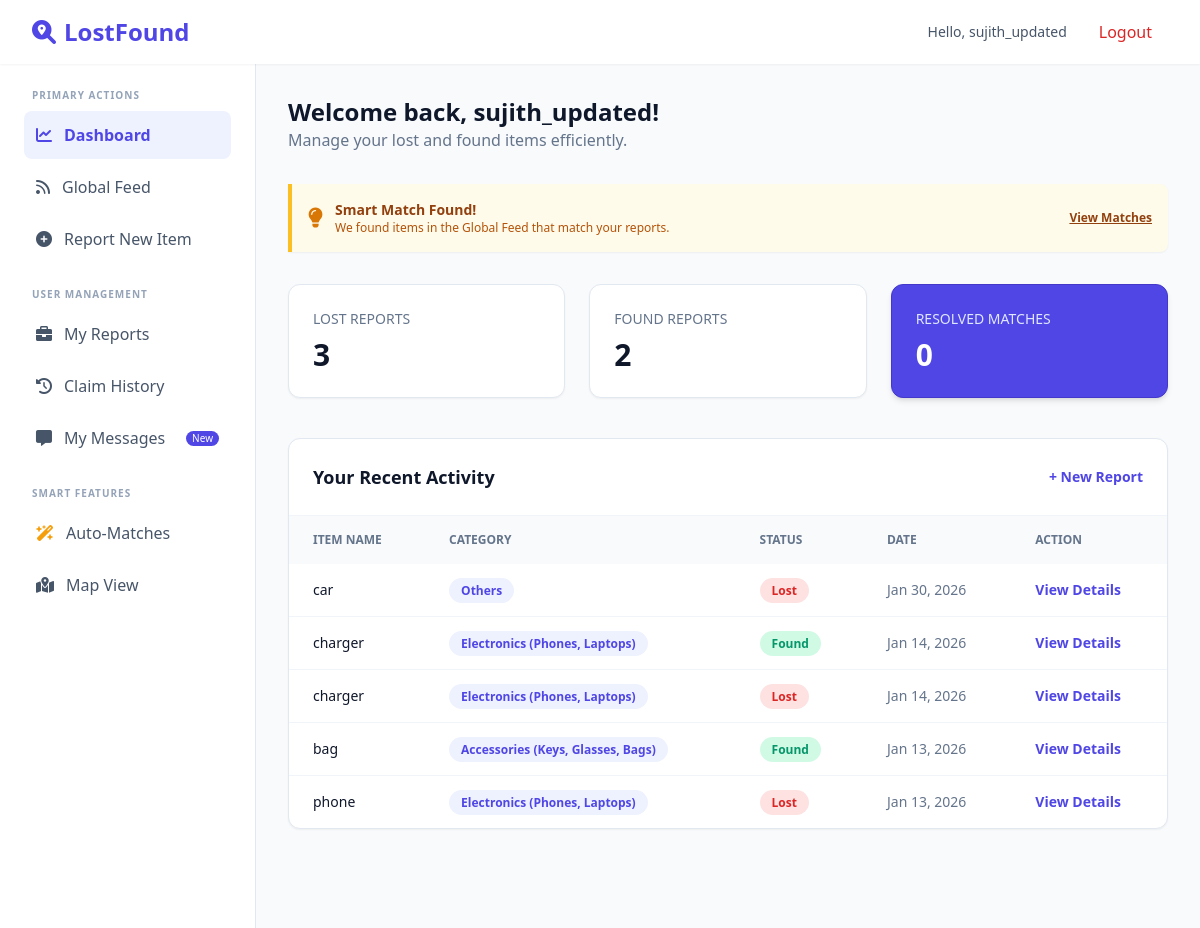
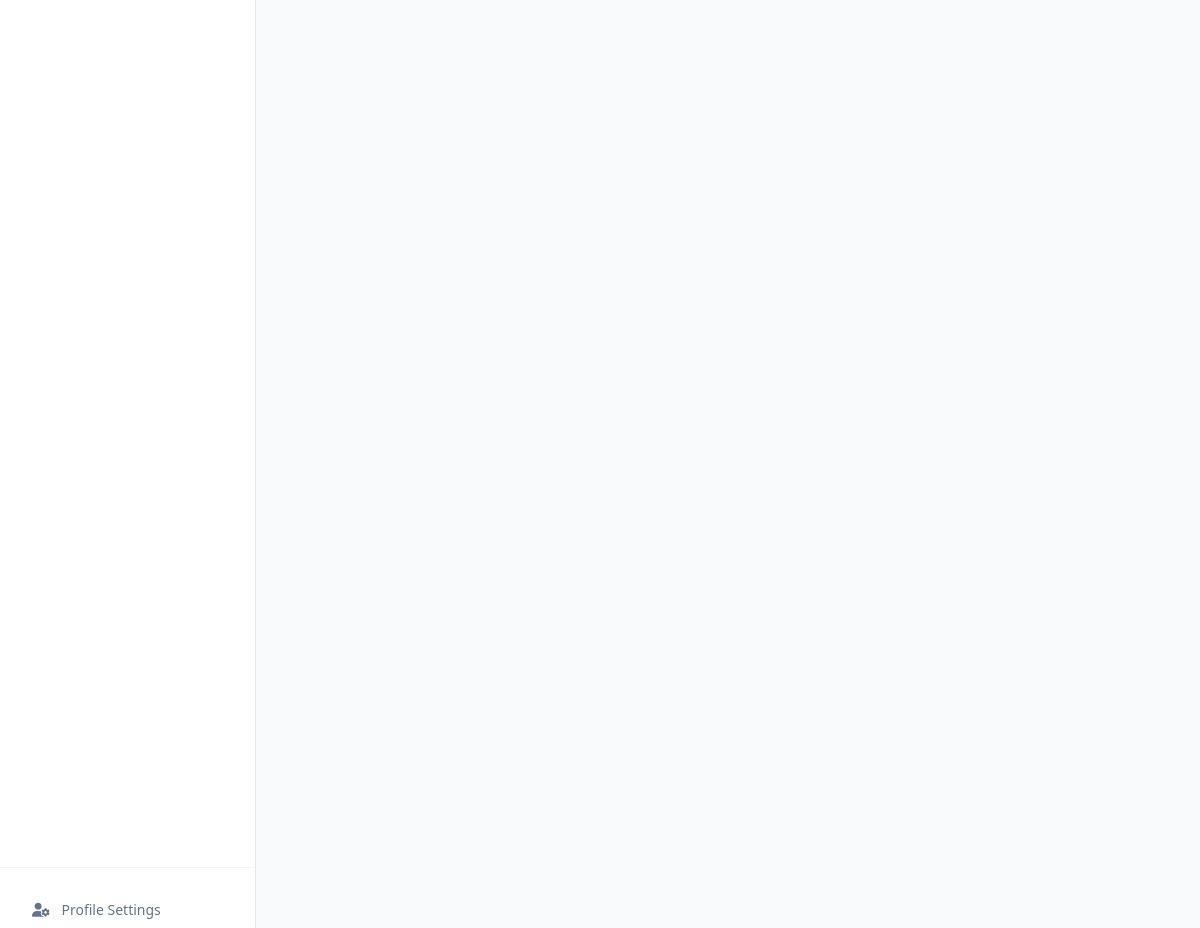
The page /items/dashboard/ (signed in) on the database its author committed (2 pictures, top to bottom).
### accounts/models.py (models this page shows, shortened)
class CustomUser(AbstractUser):
    USER_TYPE_CHOICES = [
        ('normal', 'Normal User'),
        ('admin', 'Administrator'),
    ]
    ACCOUNT_STATUS_CHOICES = [
        ('active', 'Active'),
        ('suspended', 'Suspended'),
        ('banned', 'Banned'),
    ]
    phone_number = models.CharField(max_length=15, blank=True, null=True)
    user_type = models.CharField(max_length=10, choices=USER_TYPE_CHOICES, default='normal')
    account_status = models.CharField(max_length=10, choices=ACCOUNT_STATUS_CHOICES, default='active')
    suspension_reason = models.TextField(blank=True, null=True)
    suspended_by = models.ForeignKey('self', on_delete=models.SET_NULL, null=True, blank=True, related_name='suspended_users')
    suspension_date = models.DateTimeField(null=True, blank=True)
    last_login_attempt = models.DateTimeField(null=True, blank=True)
    def is_admin_user(self):
        return self.user_type == 'admin'

### items/models.py (models this page shows, shortened)
class Item(models.Model):
    CATEGORY_CHOICES = [
        ('electronics', 'Electronics (Phones, Laptops)'),
        ('documents', 'Documents (ID, Passport, Wallet)'),
        ('pets', 'Pets & Animals'),
        ('accessories', 'Accessories (Keys, Glasses, Bags)'),
        ('others', 'Others'),
    ]
    STATUS_CHOICES = [
        ('LOST', 'Lost'),
        ('FOUND', 'Found'),
    ]
    user = models.ForeignKey(settings.AUTH_USER_MODEL, on_delete=models.CASCADE)
    title = models.CharField(max_length=200)
    description = models.TextField()
    category = models.CharField(max_length=50, choices=CATEGORY_CHOICES)
    status = models.CharField(max_length=5, choices=STATUS_CHOICES)
    location = models.CharField(max_length=255)
    image = models.ImageField(upload_to='item_images/', blank=True, null=True)
    created_at = models.DateTimeField(auto_now_add=True)

### items/views.py (the view)
# urls.py: path('dashboard/', views.dashboard, name='dashboard'),
@login_required
def dashboard(request):
    user_items = Item.objects.filter(user=request.user)
    lost_categories = user_items.filter(status='LOST').values_list('category', flat=True)
    potential_matches = Item.objects.filter(
        status='FOUND',
        category__in=lost_categories
    ).exclude(user=request.user)[:3]
    context = {
        'lost_count': user_items.filter(status='LOST').count(),
        'found_count': user_items.filter(status='FOUND').count(),
        'my_items': user_items.order_by('-created_at')[:5],
        'potential_matches': potential_matches,
    }
    return render(request, 'items/dashboard.html', context)

### items/templates/items/dashboard.html (shortened to what this page needs)
{% extends 'base.html' %}
{% block content %}
<div class="flex min-h-screen bg-slate-50">
    <aside class="w-64 bg-white border-r border-slate-200 hidden md:flex flex-col">
        <div class="p-6 flex-grow">
            <nav class="space-y-6">
                <div>
                    <p class="text-[10px] font-bold text-slate-400 uppercase px-2 mb-2 tracking-widest">Primary Actions</p>
                    <div class="space-y-1">
                        <a href="{% url 'dashboard' %}" class="flex items-center p-3 text-indigo-600 bg-indigo-50 rounded-lg font-semibold">
                            <i class="fa-solid fa-chart-line mr-3"></i> Dashboard
                        </a>
                        <a href="{% url 'item_list' %}" class="flex items-center p-3 text-slate-600 hover:bg-slate-50 rounded-lg transition">
                            <i class="fa-solid fa-rss mr-3"></i> Global Feed
                        </a>
                        <a href="{% url 'report_item' %}" class="flex items-center p-3 text-slate-600 hover:bg-slate-50 rounded-lg transition">
                            <i class="fa-solid fa-circle-plus mr-3"></i> Report New Item
                        </a>
                    </div>
                </div>
                <div>
                    <p class="text-[10px] font-bold text-slate-400 uppercase px-2 mb-2 tracking-widest">User Management</p>
                    <div class="space-y-1">
                        <a href="{% url 'my_reports' %}" class="flex items-center p-3 text-slate-600 hover:bg-slate-50 rounded-lg transition">
                            <i class="fa-solid fa-briefcase mr-3"></i> My Reports
                        </a>
                        <a href="{% url 'claim_history' %}" class="flex items-center p-3 text-slate-600 hover:bg-slate-50 rounded-lg transition">
            <i class="fa-solid fa-clock-rotate-left mr-3"></i> Claim History
        </a>
                        <a href="{% url 'my_messages' %}" class="flex items-center p-3 text-slate-600 hover:bg-slate-50 rounded-lg transition justify-between">
    <span class="flex items-center"><i class="fa-solid fa-message mr-3"></i> My Messages</span>
    <span class="bg-indigo-600 text-white text-[10px] px-1.5 rounded-full">New</span>
</a>
                    </div>
                </div>
                <div>
                    <p class="text-[10px] font-bold text-slate-400 uppercase px-2 mb-2 tracking-widest">Smart Features</p>
                    <div class="space-y-1">
                        <a href="{% url 'auto_matches' %}" class="flex items-center p-3 text-slate-600 hover:bg-slate-50 rounded-lg transition">
    <i class="fa-solid fa-wand-magic-sparkles mr-3 text-amber-500"></i> Auto-Matches
</a>
<a href="{% url 'map_view' %}" class="flex items-center p-3 text-slate-600 hover:bg-slate-50 rounded-lg transition">
    <i class="fa-solid fa-map-location-dot mr-3"></i> Map View
</a>
                    </div>
                </div>
            </nav>
        </div>
        <div class="p-6 border-t border-slate-100 space-y-1">
            <a href="#" class="flex items-center p-2 text-slate-500 hover:text-indigo-600 text-sm transition">
                <i class="fa-solid fa-user-gear mr-3"></i> Profile Settings
            </a>
        </div>
    </aside>
    <main class="flex-1 p-8">
        <div class="max-w-5xl mx-auto">
            <header class="mb-8">
                <div class="flex items-center justify-between">
                    <div>
                        <h1 class="text-2xl font-bold text-slate-900">Welcome back, {{ user.username }}!</h1>
                        <p class="text-slate-500">Manage your lost and found items efficiently.</p>
                    </div>
                </div>
            </header>
            {% if potential_matches %}
            <div class="mb-8 bg-amber-50 border-l-4 border-amber-400 p-4 rounded-r-lg shadow-sm flex justify-between items-center">
                <div class="flex items-center">
                    <i class="fa-solid fa-lightbulb text-amber-600 mr-3 text-xl"></i>
                    <div>
                        <p class="text-sm text-amber-800 font-bold">Smart Match Found!</p>
                        <p class="text-xs text-amber-700">We found items in the Global Feed that match your reports.</p>
                    </div>
                </div>
                <a href="{% url 'item_list' %}" class="text-xs font-bold text-amber-800 underline">View Matches</a>
            </div>
            {% endif %}
            <div class="grid grid-cols-1 md:grid-cols-3 gap-6 mb-10">
                <div class="bg-white p-6 rounded-xl shadow-sm border border-slate-200">
                    <p class="text-sm font-medium text-slate-500 uppercase">Lost Reports</p>
                    <p class="text-3xl font-bold text-slate-900 mt-2">{{ lost_count }}</p>
                </div>
                <div class="bg-white p-6 rounded-xl shadow-sm border border-slate-200">
                    <p class="text-sm font-medium text-slate-500 uppercase">Found Reports</p>
                    <p class="text-3xl font-bold text-slate-900 mt-2">{{ found_count }}</p>
                </div>
                <div class="bg-indigo-600 p-6 rounded-xl shadow-md border border-indigo-700">
                    <p class="text-sm font-medium text-indigo-100 uppercase">Resolved Matches</p>
                    <p class="text-3xl font-bold text-white mt-2">0</p>
                </div>
            </div>
            <div class="bg-white rounded-xl shadow-sm border border-slate-200 overflow-hidden">
                <div class="p-6 border-b border-slate-100 flex justify-between items-center">
                    <h2 class="text-lg font-bold text-slate-900">Your Recent Activity</h2>
                    <a href="{% url 'report_item' %}" class="text-sm font-semibold text-indigo-600 hover:text-indigo-700">+ New Report</a>
                </div>
                <div class="overflow-x-auto">
                    <table class="w-full text-left">
                        <thead class="bg-slate-50 text-slate-500 text-xs uppercase">
                            <tr>
                                <th class="px-6 py-4">Item Name</th>
                                <th class="px-6 py-4">Category</th>
                                <th class="px-6 py-4">Status</th>
                                <th class="px-6 py-4">Date</th>
                                <th class="px-6 py-4">Action</th>
                            </tr>
                        </thead>
                        <tbody class="divide-y divide-slate-100 text-sm">
                            {% for item in my_items %}
                            <tr class="hover:bg-slate-50 transition">
                                <td class="px-6 py-4 font-medium text-slate-900">{{ item.title }}</td>
                                <td class="px-6 py-4">
                                    <span class="px-3 py-1 rounded-full text-xs font-semibold bg-indigo-50 text-indigo-600">
                                        {{ item.get_category_display }}
                                    </span>
                                </td>
                                <td class="px-6 py-4">
                                    <span class="px-3 py-1 rounded-full text-xs font-semibold
                                        {% if item.status == 'LOST' %} bg-red-100 text-red-600 {% else %} bg-emerald-100 text-emerald-600 {% endif %}">
                                        {{ item.get_status_display }}
                                    </span>
                                </td>
                                <td class="px-6 py-4 text-slate-500">{{ item.created_at|date:"M d, Y" }}</td>
                                <td class="px-6 py-4">
                                    <a href="{% url 'item_detail' item.pk %}" class="text-indigo-600 hover:text-indigo-800 font-semibold transition">
                                        View Details
                                    </a>
                                </td>
                            </tr>
                            {% empty %}
                            <tr>
                                <td colspan="5" class="px-6 py-10 text-center text-slate-400 italic">You haven't reported any items yet.</td>
                            </tr>
                            {% endfor %}
                        </tbody>
                    </table>
                </div>
            </div>
        </div>
    </main>
</div>
{% endblock %}

### items/templates/base.html (shortened to what this page needs)
<!DOCTYPE html>
<html lang="en">
<head>
    <script src="https://cdn.tailwindcss.com"></script>
    <link href="https://cdnjs.cloudflare.com/ajax/libs/font-awesome/6.0.0/css/all.min.css" rel="stylesheet">
</head>
<body class="bg-slate-50 font-sans">
    <nav class="bg-white shadow-sm sticky top-0 z-50">
    <div class="max-w-7xl mx-auto px-4 sm:px-6 lg:px-8">
        <div class="flex justify-between h-16 items-center">
            <div class="flex items-center">
                <a href="{% if user.is_authenticated %}{% url 'dashboard' %}{% else %}/{% endif %}" class="text-2xl font-bold text-indigo-600">
                    <i class="fa-solid fa-magnifying-glass-location mr-2"></i>LostFound
                </a>
            </div>
            <div class="flex items-center space-x-4">
                {% if user.is_authenticated %}
                    <span class="text-slate-600 text-sm hidden md:block">Hello, {{ user.username }}</span>
                    <form action="{% url 'logout' %}" method="post" class="inline">
                        <button type="submit" class="px-4 py-2 text-red-600 font-medium hover:bg-red-50 rounded-lg transition">Logout</button>
                    </form>
                {% else %}
                    <a href="{% url 'login' %}" class="px-4 py-2 text-indigo-600 font-medium hover:bg-indigo-50 rounded-lg transition">Login</a>
                    <a href="{% url 'signup' %}" class="px-4 py-2 bg-indigo-600 text-white font-medium rounded-lg hover:bg-indigo-700 shadow-md transition">Sign Up</a>
                {% endif %}
            </div>
        </div>
    </div>
</nav>
    {% block content %}
    {% endblock %}
</body>
</html>

### rows shown on the page
CustomUser: username "sujith_updated"
Item: title "car", category "Others", status "Lost", created_at "Jan 30, 2026"
Item: title "charger", category "Electronics (Phones, Laptops)", status "Found", created_at "Jan 14, 2026"
Item: title "charger", category "Electronics (Phones, Laptops)", status "Lost", created_at "Jan 14, 2026"
Item: title "bag", category "Accessories (Keys, Glasses, Bags)", status "Found", created_at "Jan 13, 2026"
Item: title "phone", category "Electronics (Phones, Laptops)", status "Lost", created_at "Jan 13, 2026"

### other values the page prints
{{ lost_count }} "3"
{{ found_count }} "2"
